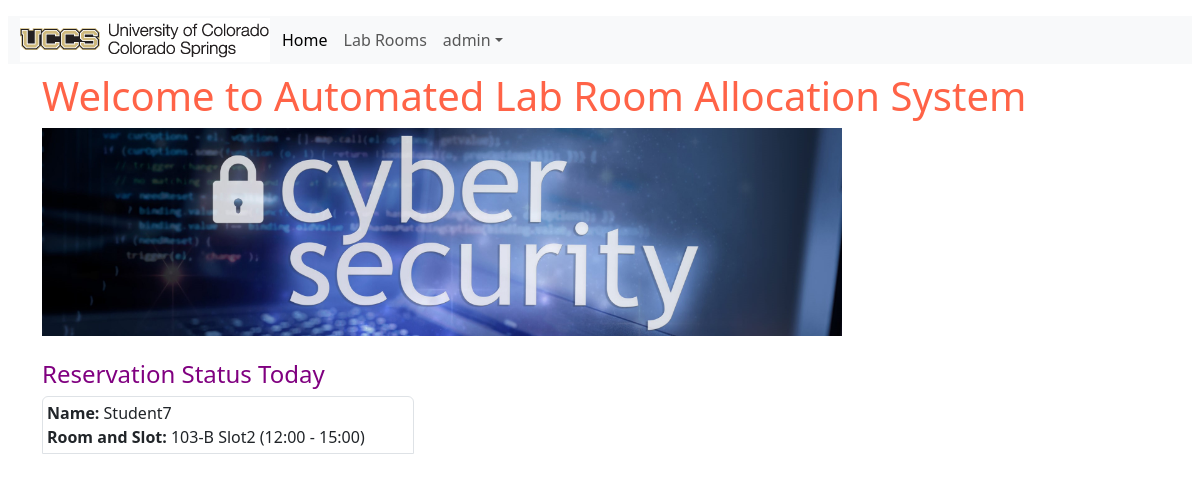
The app's page / (signed in) with its own data.
### alras_application/models.py (models this page shows, shortened)
class Student(models.Model):
    MAJOR = (
        ('PhD-CS', 'PhD in Computer Science'),
        ('PhD-Sec', 'PhD in Security'),
        ('MS-CS', 'MS in Computer Science'),
        ('MS-Sec', 'MS in Security'),
    )
    user = models.ForeignKey(User, null=True, on_delete=models.CASCADE)
    name = models.CharField(max_length=200)
    email = models.CharField("UCCS Email", max_length=200)
    major = models.CharField(max_length=200, choices= MAJOR)
    slot = models.ForeignKey(LabRoom, on_delete=models.CASCADE, null=True, blank=True)
    date = models.DateField(null=True,blank=True)
    purpose = models.CharField(max_length=200,null=True)
    class Meta:
        unique_together = ['slot', 'date']

class LabRoom(models.Model):
    ROOMS = (
        ('101-A', 'Room 101-A'),
        ('102-A', 'Room 102-A'),
        ('103-B', 'Room 103-B'),
        ('104-B', 'Room 104-B'),
        ('105-C', 'Room 105-C'),
    )
    title = models.CharField(max_length=10,choices=ROOMS,null=True)
    slot = models.ForeignKey(RoomSlot, on_delete=models.CASCADE, default=None)

class RoomSlot(models.Model):
    SLOTS = (
        ('slot-1', '09:00 - 12:00'),
        ('slot-2', '12:00 - 15:00'),
        ('slot-3', '15:00 - 18:00')
    )
    slot = models.CharField(max_length=200, choices= SLOTS)
    title = models.CharField(max_length=200)

### alras_application/views.py (the view)
# urls.py: path('', views.index, name='index'),
def index(request):
    today = datetime.now().date()
    student_active_today = Student.objects.filter(date=today)
    return render( request, 'alras_application/index.html',{'student_active_today':student_active_today})

### alras_application/context_processors.py (called while the page is built)
def message_processor(request):
    if request.user.is_authenticated:
        no_msgs = 1
    else:
        no_msgs = 0
    return {
        'message' : no_msgs
    }

### alras_application/templates/alras_application/index.html (shortened to what this page needs)
{% extends "alras_application/base_template.html" %}
{% block content %}
<div class="container justify-content-center">
<h1 style="color:tomato;">Welcome to Automated Lab Room Allocation System</h1>
<img src="static/images/cyberLab_r.jpeg" class="img-fluid" alt="Cinque Terre" width="800" height="600">
</div>
<br>
<div class="container justify-content-center">
<h4 style="color:purple;">Reservation Status Today</h4>
{%if student_active_today %}
{% for i in student_active_today %}
<div class="col-sm-4 p-1 border rounded-top">
    <div class="container-fluid-sm">
    <strong>Name:</strong> {{i.name}}
    <strong>Room and Slot: </strong>{{ i.slot.title}} {{ i.slot.slot.title}}
    </div>
</div>
{% endfor %}
{%else%}
    <p>No lab slots booked today</p>
</div>
{%endif%}
{% endblock %}

### alras_application/templates/alras_application/base_template.html (shortened to what this page needs)
{% load static %}
<!DOCTYPE html>
<html lang="en">
<head>
{% load bootstrap5 %}
{% bootstrap_css %}
</head>
<body>
<div class="container-fluid p-2">
<nav class="navbar navbar-expand-lg bg-secondary-tertiary">
<div class="container-fluid bg-light">
<img src="{% static 'images/uccs_logo.gif' %}">
<div class="collapse navbar-collapse" id="navbarNav">
<ul class="navbar-nav justify-content-center p-1">
<li class="nav-item">
<a class="nav-link active" aria-current="page" href="{% url 'index' %}">Home</a>
</li>
<li class="nav-item">
<a class="nav-link" href="{% url 'labroom' %}">Lab Rooms</a>
</li>
<li class="nav-item dropdown">
  {% if message %}
  <a class="nav-link dropdown-toggle" href="#" role="button" data-bs-toggle="dropdown">{{user}}</a>
  {% else %}
    <a class="nav-link dropdown-toggle" href="#" role="button" data-bs-toggle="dropdown">Account</a>
    <ul class="dropdown-menu">
    <li><a class="dropdown-item" href="{% url 'login' %}">Log In</a></li>
    <li><a class="dropdown-item" href="{% url 'register_page' %}">Register</a></li>
  {% endif %}
</li>
</div>
</div>
</nav>
{% block content %}
{% endblock %}
</div>
</body>
</html>

### records on screen
Student: name "Student7", slot "103-B", slot.slot "Slot2 (12:00 - 15:00)"

### other values on screen
{{ user }} "admin"
